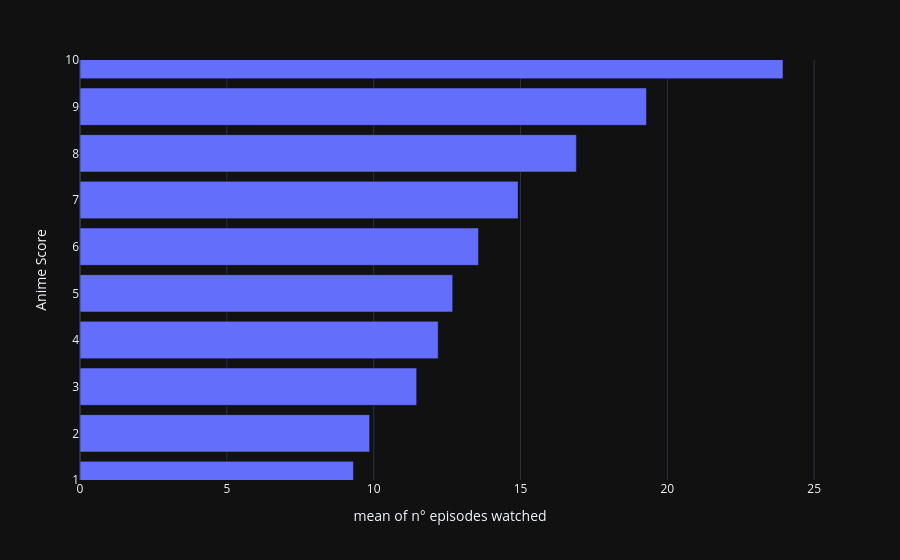

Notebook source saved alongside this figure:
### Markdown cell above
#### Anime Score per Number of episodes watched:
This horizontal bar chart reveals a positive relationship between how many episodes a user watches and the score they eventually give.
This chart reflects a very typical pattern in user‑rating datasets:
- People rarely give a high score to a show they barely watched.
- People rarely watch many episodes of a show they dislike.
- High scores are strongly associated with completion or near‑completion.

Low scores often come from users who drop early.
In simple terms, the more episodes someone watches, the higher the score they tend to assign.

### Code cell
dfAgg = dfUsersRatings.groupby("score")["num_watched_episodes"].mean().reset_index()

fig = px.bar(
    dfAgg,
    x="num_watched_episodes",
    y="score",
    orientation="h",
    labels={
        "score": "Anime Score",
        "num_watched_episodes": "Mean of n° episodes watched"
    }
)
fig.update_yaxes(range=[1, 10])
fig.show()
dfAgg = None

### Figure 1 — Plotly figure (JSON) as saved in the notebook; plotly's stock layout.template omitted (floating-point values rounded to 4 significant figures)
{"data": [{"hovertemplate": "mean of n° episodes watched=%{x}<br>Anime Score=%{y}<extra></extra>", "legendgroup": "", "marker": {"color": "#636efa", "pattern": {"shape": ""}}, "name": "", "orientation": "h", "showlegend": false, "textposition": "auto", "x": [4.746, 9.311, 9.863, 11.46, 12.2, 12.69, 13.57, 14.92, 16.9, 19.29, 23.94], "xaxis": "x", "y": [0, 1, 2, 3, 4, 5, 6, 7, 8, 9, 10], "yaxis": "y", "type": "bar"}], "layout": {"xaxis": {"anchor": "y", "domain": [0.0, 1.0], "title": {"text": "mean of n° episodes watched"}}, "yaxis": {"anchor": "x", "domain": [0.0, 1.0], "title": {"text": "Anime Score"}, "range": [1, 10]}, "legend": {"tracegroupgap": 0}, "margin": {"t": 60}, "barmode": "relative"}}
